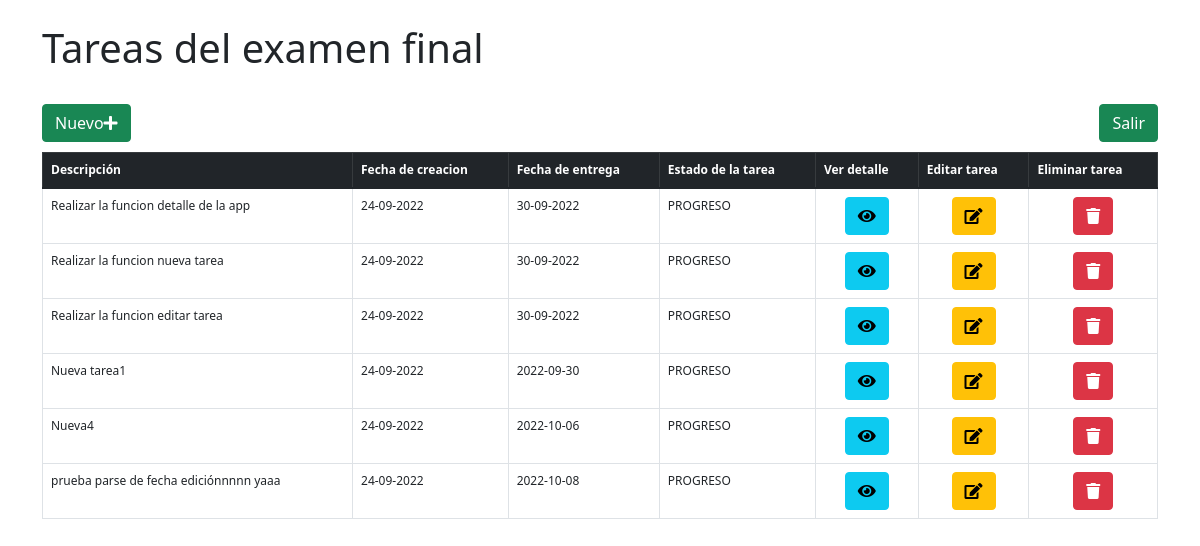
Before: /examenFinal/dashboard with the older database file.
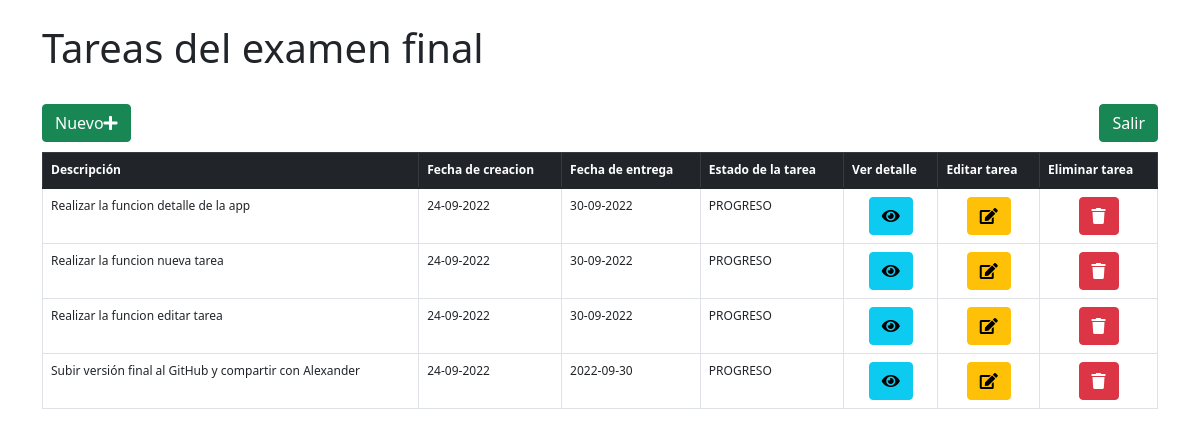
After: the same page with the newer database file.
### examenFinal/models.py (models this page shows)
class tareasExamen(models.Model):
    fechaCreacion = models.CharField(max_length=256,default='24-09-2022')
    fechaEntrega = models.CharField(max_length=256,default='30-09-2022')
    descripcion = models.CharField(max_length=512,default='')
    estadoTarea = models.CharField(max_length=128,default='PROGRESO')

### examenFinal/views.py (the view)
# urls.py: path('dashboard',views.dashboard,name='dashboard'),
def dashboard(request):
    fecha_minima = str(datetime.today().date()) # para controlar la fecha de creación de tarea y la edición de la fecha de entrega con el control input type date
    return render(request,'examenFinal/dashboard.html',{
        'tareas_totales':tareasExamen.objects.all().order_by('id'),
        'fecha_minima':fecha_minima
    })

### examenFinal/templates/examenFinal/dashboard.html (shortened to what this page needs)
<!DOCTYPE html>
<html lang="es">
    <head>
        <link href="https://cdn.jsdelivr.net/npm/bootstrap@5.1.3/dist/css/bootstrap.min.css" rel="stylesheet">
        <link rel="stylesheet" href="https://use.fontawesome.com/releases/v5.8.1/css/all.css">
    </head>
    <body>
        <div class="container">
            <br>
            <h1>Tareas del examen final</h1>
            <br>
            <div>
                <a class="btn btn-success float-start" style="color: white;" data-bs-toggle="modal" data-bs-target="#nuevaTarea">Nuevo<i class="fa fa-plus"></i></a>
                <a class="btn btn-success float-end" style="color: white;" href="{% url 'examenFinal:index' %}">Salir</a>
            </div>
            <br>
            <br>
            <table class="table table-bordered table-hover" style="font-size: 12px;">
                <thead class="table-dark">
                    <tr>
                        <th scope="col">Descripción</th>
                        <th scope="col">Fecha de creacion</th>
                        <th scope="col">Fecha de entrega</th>
                        <th scope="col">Estado de la tarea</th>
                        <th scope="col">Ver detalle</th>
                        <th scope="col">Editar tarea</th>
                        <th scope="col">Eliminar tarea</th>
                    </tr>
                </thead>
                <tbody id="infoTareas">
                {% for tarea in tareas_totales %}
                <tr>
                    <td scope="row">{{ tarea.descripcion }}</td>
                    <td>{{ tarea.fechaCreacion }}</td>
                    <td>{{ tarea.fechaEntrega }}</td>
                    <td>{{ tarea.estadoTarea }}</td>
                    <td style="text-align: center;"><a id="{{ tarea.id }}" class="btn btn-info" style="color: black;" data-bs-toggle="modal" data-bs-target="#verDetalle" onclick="mostrarDetalle(this.id)"><i class="fa fa-eye"></i></a></td>
                    <td style="text-align: center;"><a id="{{ tarea.id }}" class="btn btn-warning" style="color: black;" data-bs-toggle="modal" data-bs-target="#editarTarea" onclick="editarTarea(this.id)"><i class="fa fa-edit"></i></a></td>
                    <td style="text-align: center;"><a id="{{ tarea.id }}" class="btn btn-danger" style="color: white;" onclick="eliminarTarea(this.id)"><i class="fa fa-trash"></i></a></td>
                </tr>
                {% endfor %}
                </tbody>
            </table>
        </div>
    </body>
</html>

Changed rows visible on the page:
removed tareasExamen: descripcion "Nueva4", fechaCreacion "24-09-2022", fechaEntrega "2022-10-06", estadoTarea "PROGRESO"
removed tareasExamen: descripcion "prueba parse de fecha ediciónnnnn yaaa", fechaCreacion "24-09-2022", fechaEntrega "2022-10-08", estadoTarea "PROGRESO"
changed tareasExamen: descripcion "Nueva tarea1" → "Subir versión final al GitHub y compartir con Alexander"
